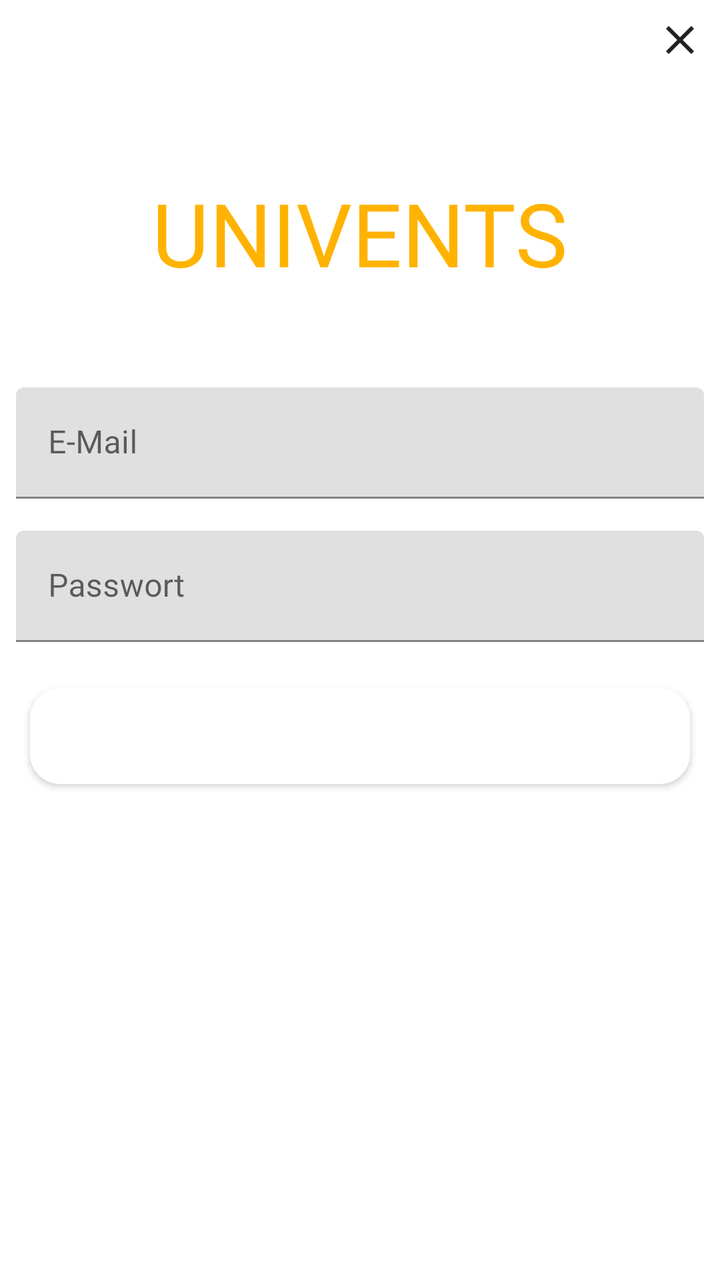
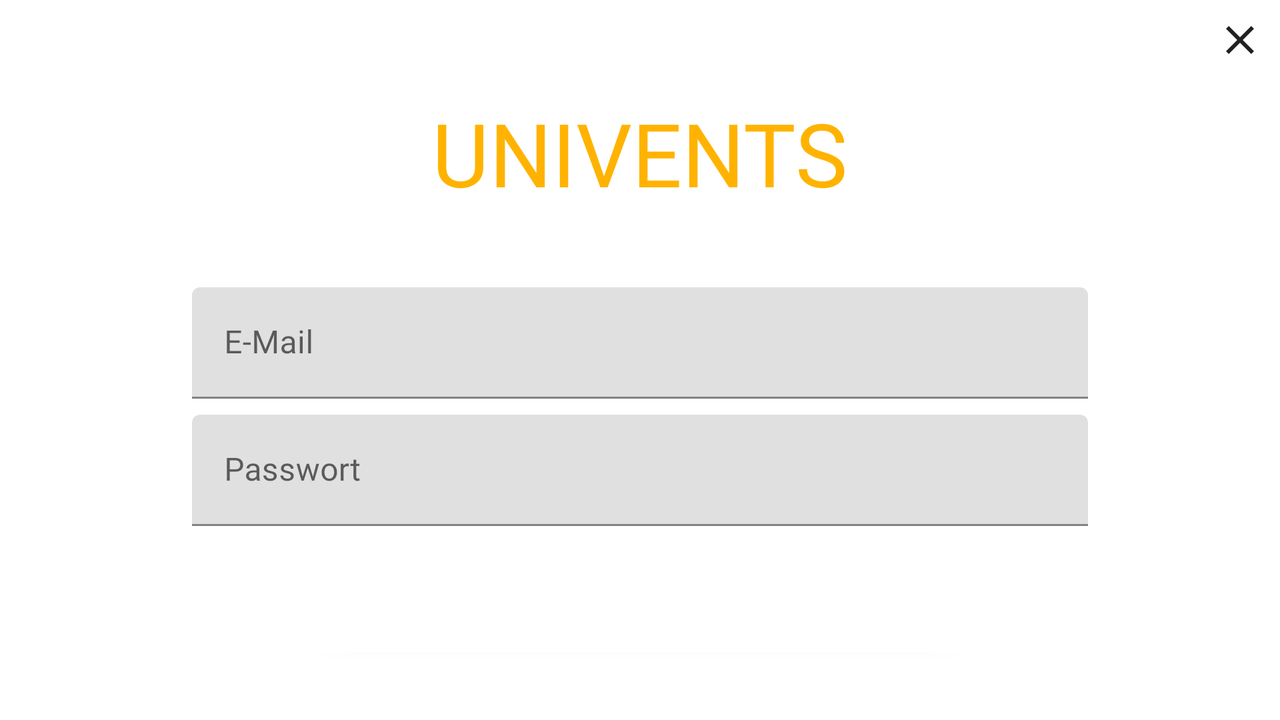

An Android layout and its configuration variant, each rendered on a device that would load it. The default file and the variant file are quoted in full after the pictures.
<!-- AndroidManifest.xml: application theme AppTheme -->
<!-- res/layout/layout_login.xml -->
<?xml version="1.0" encoding="utf-8"?>
<LinearLayout
    xmlns:android="http://schemas.android.com/apk/res/android" android:layout_width="match_parent"
    android:layout_height="match_parent"
    android:orientation="vertical">

    <ImageView
        android:id="@+id/btn_close_log_in"
        android:layout_width="24dp"
        android:layout_height="24dp"
        android:layout_gravity="end"
        android:layout_marginTop="8dp"
        android:layout_marginEnd="8dp"
        android:layout_marginBottom="15dp"
        android:background="?attr/selectableItemBackgroundBorderless"
        android:src="@drawable/ic_close_24dp" />

    <TextView
        android:layout_width="wrap_content"
        android:layout_height="wrap_content"
        android:textColor="@color/colorAccent"
        android:text="UNIVENTS"
        android:layout_gravity="center"
        android:textSize="44dp"
        android:layout_margin="40dp"/>

    <android.support.design.widget.TextInputLayout
        android:layout_width="match_parent"
        android:layout_height="wrap_content"
        android:layout_margin="8dp">

        <EditText
            android:id="@+id/txt_email"
            android:layout_width="match_parent"
            android:layout_height="wrap_content"
            android:hint="@string/email"
            android:inputType="textEmailAddress"/>
    </android.support.design.widget.TextInputLayout>

    <android.support.design.widget.TextInputLayout
        android:layout_width="match_parent"
        android:layout_height="wrap_content"
        android:layout_margin="8dp">

        <EditText
            android:id="@+id/txt_password"
            android:layout_width="match_parent"
            android:layout_height="wrap_content"
            android:hint="@string/password"
            android:inputType="textPassword"/>
    </android.support.design.widget.TextInputLayout>

    <Button
        android:id="@+id/btn_log_in"
        android:layout_width="match_parent"
        android:layout_height="wrap_content"
        android:text="@string/text_btn_login"
        android:textColor="@color/colorLightText"
        android:background="@drawable/form_round_corners_orange"
        android:layout_margin="15dp"/>

</LinearLayout>
<!-- resources referenced by this layout -->
<resources>
  <color name="colorAccent">#ffb300</color>
  <color name="colorLightText">#ffffff</color>
  <!-- drawable form_round_corners_orange (drawable) -->
  <?xml version="1.0" encoding="utf-8"?>
  <shape xmlns:android="http://schemas.android.com/apk/res/android"
      android:shape="rectangle">
  
      <solid android:color="?attr/colorAccent"/>
      <corners android:radius="15dp"/>
  
  </shape>
  <!-- drawable ic_close_24dp (drawable) -->
  <vector android:height="24dp" android:tint="?attr/normalIconColor"
      android:viewportHeight="24.0" android:viewportWidth="24.0"
      android:width="24dp" xmlns:android="http://schemas.android.com/apk/res/android">
      <path android:fillColor="#FF000000" android:pathData="M19,6.41L17.59,5 12,10.59 6.41,5 5,6.41 10.59,12 5,17.59 6.41,19 12,13.41 17.59,19 19,17.59 13.41,12z"/>
  </vector>
  <string name="email">E-Mail</string>
  <string name="password">Passwort</string>
  <string name="text_btn_login">Anmelden</string>
  <style name="AppTheme" parent="Theme.MaterialComponents.Light.NoActionBar">
          <item name="colorPrimary">@color/colorPrimary</item>
          <item name="colorPrimaryDark">@color/colorPrimaryDark</item>
          <item name="colorAccent">@color/colorAccent</item>
          <item name="backgroundColor">@color/backgroundColor</item>
          <item name="textColorDark">@color/colorDarkText</item>
          <item name="textColorDarkDetails">@color/colorDarkTextDetails</item>
          <item name="textColorLight">@color/colorLightText</item>
          <item name="buttonOutlineColorDark">@color/buttonOutlineColorDark</item>
          <item name="textColorHint">@color/colorHintText</item>
          <item name="android:textColorSecondary">@color/colorDarkText</item>
          <item name="normalIconColor">@color/normalIconColor</item>
          <item name="actionBarColor">@color/actionBarColor</item>
          <item name="android:windowAnimationStyle">@style/windowAnimationTransition</item>
          <item name="android:fontFamily">@font/roboto</item>
      </style>
  <color name="colorPrimary">#ffffff</color>
  <color name="colorPrimaryDark">#aaaaaa</color>
  <color name="backgroundColor">#ffffff</color>
  <color name="colorDarkText">#212121</color>
  <color name="colorDarkTextDetails">#777777</color>
  <color name="buttonOutlineColorDark">#212121</color>
  <color name="colorHintText">#888888</color>
  <color name="normalIconColor">#212121</color>
  <color name="actionBarColor">#ffffff</color>
  <style name="windowAnimationTransition">
          <item name="android:windowEnterAnimation">@android:anim/fade_in</item>
          <item name="android:windowExitAnimation">@android:anim/fade_out</item>
      </style>
</resources>
<!-- res/layout-land/layout_login.xml (the repository's variant of the layout above) -->
<!-- drawn on the phone turned sideways -->
<?xml version="1.0" encoding="utf-8"?>
<ScrollView xmlns:android="http://schemas.android.com/apk/res/android"
    xmlns:app="http://schemas.android.com/apk/res-auto"
    android:layout_width="match_parent"
    android:layout_height="match_parent">

    <LinearLayout
        android:layout_width="match_parent"
        android:layout_height="wrap_content"
        android:orientation="vertical">

        <ImageView
            android:id="@+id/btn_close_log_in"
            android:layout_width="24dp"
            android:layout_height="24dp"
            android:layout_gravity="end"
            android:layout_marginTop="8dp"
            android:layout_marginEnd="8dp"
            android:layout_marginBottom="15dp"
            android:background="?attr/selectableItemBackgroundBorderless"
            android:src="@drawable/ic_close_24dp" />

        <TextView
            android:layout_width="wrap_content"
            android:layout_height="wrap_content"
            android:layout_gravity="center"
            android:layout_marginBottom="30dp"
            android:text="UNIVENTS"
            android:textColor="@color/colorAccent"
            android:textSize="44dp" />

        <androidx.constraintlayout.widget.ConstraintLayout
            android:layout_width="match_parent"
            android:layout_height="wrap_content">

            <Button
                android:id="@+id/btn_log_in"
                android:layout_width="0dp"
                android:layout_height="wrap_content"
                android:layout_margin="15dp"
                android:background="@drawable/form_round_corners_orange"
                android:text="@string/text_btn_login"
                android:textColor="?attr/textColorLight"
                app:layout_constraintBottom_toBottomOf="parent"
                app:layout_constraintEnd_toEndOf="parent"
                app:layout_constraintStart_toStartOf="parent"
                app:layout_constraintTop_toBottomOf="@id/layout_password"
                app:layout_constraintWidth_percent="0.55" />

            <com.google.android.material.textfield.TextInputLayout
                android:id="@+id/layout_password"
                android:layout_width="0dp"
                android:layout_height="wrap_content"
                android:layout_margin="8dp"
                app:layout_constraintEnd_toEndOf="parent"
                app:layout_constraintStart_toStartOf="parent"
                app:layout_constraintTop_toBottomOf="@id/layout_email"
                app:layout_constraintWidth_percent="0.7">

                <EditText
                    android:id="@+id/txt_password"
                    android:layout_width="match_parent"
                    android:layout_height="wrap_content"
                    android:hint="@string/password"
                    android:inputType="textPassword"
                    android:textColor="?attr/textColorDark" />
            </com.google.android.material.textfield.TextInputLayout>


            <com.google.android.material.textfield.TextInputLayout
                android:id="@+id/layout_email"
                android:layout_width="0dp"
                android:layout_height="wrap_content"
                android:layout_margin="8dp"
                app:layout_constraintEnd_toEndOf="parent"
                app:layout_constraintStart_toStartOf="parent"
                app:layout_constraintTop_toTopOf="parent"
                app:layout_constraintWidth_percent="0.7">

                <EditText
                    android:id="@+id/txt_email"
                    android:layout_width="match_parent"
                    android:layout_height="wrap_content"
                    android:hint="@string/email"
                    android:inputType="textEmailAddress"
                    android:textColor="?attr/textColorDark" />
            </com.google.android.material.textfield.TextInputLayout>
        </androidx.constraintlayout.widget.ConstraintLayout>

    </LinearLayout>

</ScrollView>
<!-- resources referenced by the variant -->
<!-- as the phone turned sideways resolves them -->
<resources>
  <color name="colorAccent">#ffb300</color>
  <!-- drawable form_round_corners_orange (drawable) -->
  <?xml version="1.0" encoding="utf-8"?>
  <shape xmlns:android="http://schemas.android.com/apk/res/android"
      android:shape="rectangle">
  
      <solid android:color="?attr/colorAccent"/>
      <corners android:radius="15dp"/>
  
  </shape>
  <!-- drawable ic_close_24dp (drawable) -->
  <vector android:height="24dp" android:tint="?attr/normalIconColor"
      android:viewportHeight="24.0" android:viewportWidth="24.0"
      android:width="24dp" xmlns:android="http://schemas.android.com/apk/res/android">
      <path android:fillColor="#FF000000" android:pathData="M19,6.41L17.59,5 12,10.59 6.41,5 5,6.41 10.59,12 5,17.59 6.41,19 12,13.41 17.59,19 19,17.59 13.41,12z"/>
  </vector>
  <string name="email">E-Mail</string>
  <string name="password">Passwort</string>
  <string name="text_btn_login">Anmelden</string>
  <style name="AppTheme" parent="Theme.MaterialComponents.Light.NoActionBar">
          <item name="colorPrimary">@color/colorPrimary</item>
          <item name="colorPrimaryDark">@color/colorPrimaryDark</item>
          <item name="colorAccent">@color/colorAccent</item>
          <item name="backgroundColor">@color/backgroundColor</item>
          <item name="textColorDark">@color/colorDarkText</item>
          <item name="textColorDarkDetails">@color/colorDarkTextDetails</item>
          <item name="textColorLight">@color/colorLightText</item>
          <item name="buttonOutlineColorDark">@color/buttonOutlineColorDark</item>
          <item name="textColorHint">@color/colorHintText</item>
          <item name="android:textColorSecondary">@color/colorDarkText</item>
          <item name="normalIconColor">@color/normalIconColor</item>
          <item name="actionBarColor">@color/actionBarColor</item>
          <item name="android:windowAnimationStyle">@style/windowAnimationTransition</item>
          <item name="android:fontFamily">@font/roboto</item>
      </style>
  <color name="colorPrimary">#ffffff</color>
  <color name="colorPrimaryDark">#aaaaaa</color>
  <color name="backgroundColor">#ffffff</color>
  <color name="colorDarkText">#212121</color>
  <color name="colorDarkTextDetails">#777777</color>
  <color name="colorLightText">#ffffff</color>
  <color name="buttonOutlineColorDark">#212121</color>
  <color name="colorHintText">#888888</color>
  <color name="normalIconColor">#212121</color>
  <color name="actionBarColor">#ffffff</color>
  <style name="windowAnimationTransition">
          <item name="android:windowEnterAnimation">@android:anim/fade_in</item>
          <item name="android:windowExitAnimation">@android:anim/fade_out</item>
      </style>
</resources>
